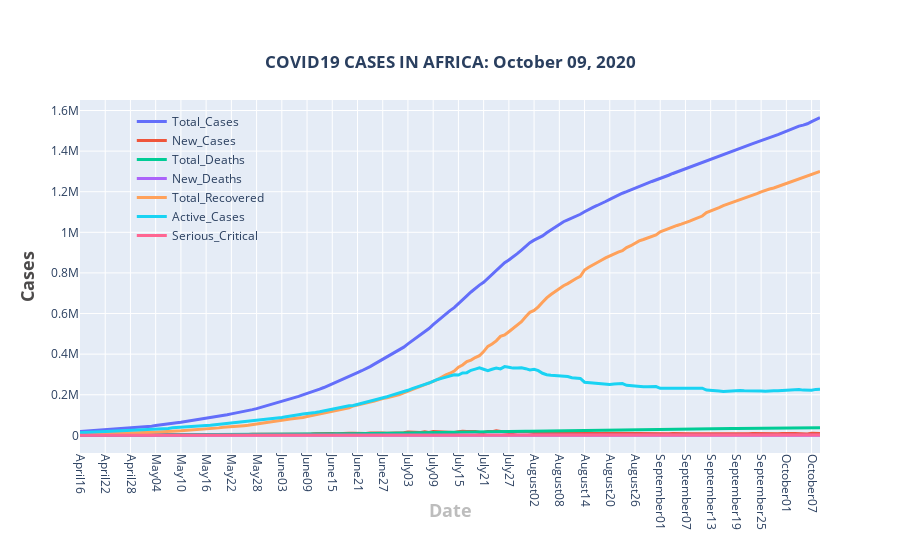

The notebook cell this image was saved under:
### Markdown cell above
<a id='general'></a>

### Code cell
fig = go.Figure()
for column in african_summary.columns[1:]:
    fig.add_trace(go.Scatter(
        x=dates,
        y= african_summary[column].tolist(),
        name=column,
        mode='lines',
        line=dict(width=3)       
))    
fig.update_layout(
    title={
        'text': '<b>'+'COVID19 CASES IN AFRICA: ' + date_string +'</b>',
        'y':0.9,
        'x':0.5,
        'xanchor': 'center',
        'yanchor': 'top'},
    xaxis=dict(title='<b>Date</b>',titlefont_size=18, titlefont=dict(color='#BDBDBD'),nticks=30),
    yaxis=dict(title='<b>Cases</b>',titlefont_size=18,  titlefont=dict(color='#4D4B4B')),
    legend=dict(x=0.07, y=0.98,traceorder="normal",bgcolor='rgba(255, 255, 255, 0)',bordercolor='rgba(255, 255, 255, 0)',),
#     margin=dict(l=20, r=20, t=20, b=20),    
    xaxis_tickangle=90,   
#     legend=dict(x=0.01, y=0.98,traceorder="normal",borderwidth=1,bordercolor="Black",)
)
fig.show()

### Figure 1 — Plotly figure (JSON) as saved in the notebook; plotly's stock layout.template omitted (floating-point values rounded to 4 significant figures; data arrays with more than 128 entries replaced by an {"elided": "..."} marker saying what was removed)
{"data": [{"line": {"width": 3}, "mode": "lines", "name": "Total_Cases", "type": "scatter", "x": {"elided": "177 str values"}, "y": {"elided": "177 int values"}}, {"line": {"width": 3}, "mode": "lines", "name": "New_Cases", "type": "scatter", "x": {"elided": "177 str values"}, "y": {"elided": "177 int values"}}, {"line": {"width": 3}, "mode": "lines", "name": "Total_Deaths", "type": "scatter", "x": {"elided": "177 str values"}, "y": {"elided": "177 int values"}}, {"line": {"width": 3}, "mode": "lines", "name": "New_Deaths", "type": "scatter", "x": {"elided": "177 str values"}, "y": {"elided": "177 int values"}}, {"line": {"width": 3}, "mode": "lines", "name": "Total_Recovered", "type": "scatter", "x": {"elided": "177 str values"}, "y": {"elided": "177 int values"}}, {"line": {"width": 3}, "mode": "lines", "name": "Active_Cases", "type": "scatter", "x": {"elided": "177 str values"}, "y": {"elided": "177 int values"}}, {"line": {"width": 3}, "mode": "lines", "name": "Serious_Critical", "type": "scatter", "x": {"elided": "177 str values"}, "y": {"elided": "177 int values"}}], "layout": {"legend": {"bgcolor": "rgba(255, 255, 255, 0)", "bordercolor": "rgba(255, 255, 255, 0)", "traceorder": "normal", "x": 0.07, "y": 0.98}, "title": {"text": "<b>COVID19 CASES IN AFRICA: October 09, 2020</b>", "x": 0.5, "xanchor": "center", "y": 0.9, "yanchor": "top"}, "xaxis": {"nticks": 30, "tickangle": 90, "title": {"font": {"color": "#BDBDBD", "size": 18}, "text": "<b>Date</b>"}}, "yaxis": {"title": {"font": {"color": "#4D4B4B", "size": 18}, "text": "<b>Cases</b>"}}}}
